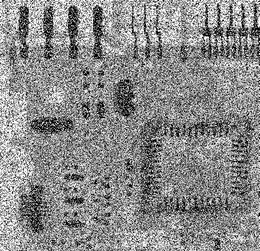
%> input picture lab6/4_Przetwarzanie wstepne/plytkaSzumImp.tif, 260 x 251 px, shrunk from 455 x 440 before the run
$ octave dodatkowe.m   (GNU Octave 9; MATLAB toolbox functions it lacks are replaced by stand-ins)
%> lines starting %> are read from the running program, lines starting %| are printed output that depends on the picture
close all;
clearvars;
clc;

im = imread('plytkaSzumImp.tif');
%> im is the input picture: size 251x260 uint8; min 0, max 255, mean 138.1
figure; imshow(im);

szer = size(im, 2);
%> szer = 260
wys = size(im, 1);
%> wys = 251
Smax = 3;

im2 = uint8(zeros(wys, szer));

for x = (1+Smax):(szer-Smax),
    for y = (1+Smax):(wys-Smax),
        im2(y, x) = adapt(im, x, y, Smax);
    end
end
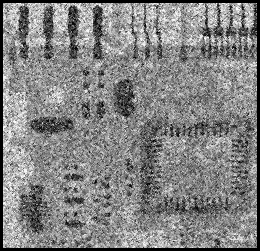
%> im2: size 251x260 uint8; min 0, max 254, mean 131.1

figure; imshow(medfilt2(im, [7, 7]));
%> after `imshow(medfilt2(im, [7, 7]))`:
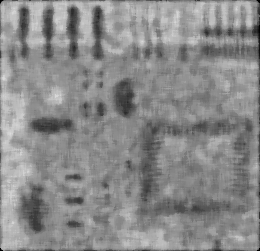
%> displayed picture: size 251x260, on the screen's scale of 0 to 255; min 0, max 220, mean 138
figure; imshow(im2);
